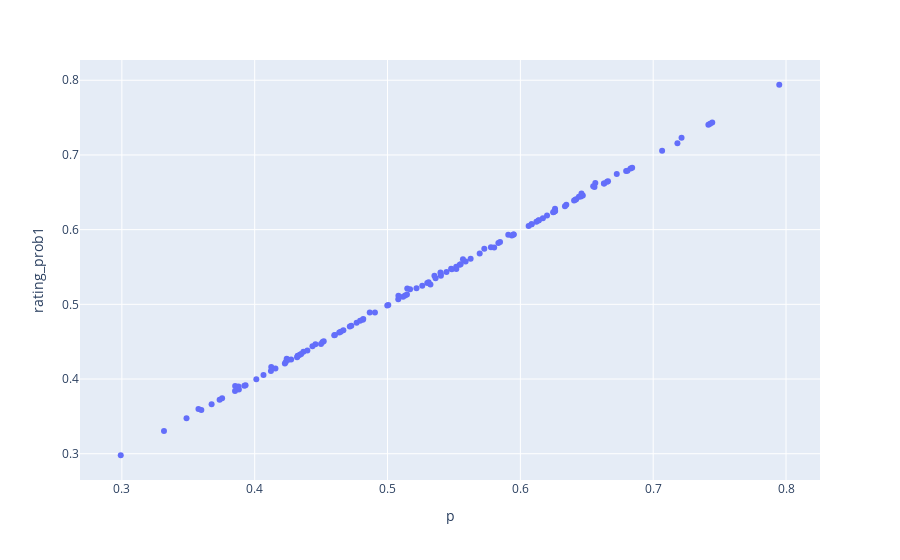

Notebook code cell kept with this figure:
### Code cell
p_from_diff(rating_diffs)
px.scatter((pd.concat([p_from_diff(rating_diffs+25).rename('p'), remain['rating_prob1']], axis=1)), x='p', y='rating_prob1')

### Figure 1 — Plotly figure (JSON) as saved in the notebook; plotly's stock layout.template omitted (floating-point values rounded to 4 significant figures; data arrays with more than 128 entries replaced by an {"elided": "..."} marker saying what was removed)
{"data": [{"hovertemplate": "p=%{x}<br>rating_prob1=%{y}<extra></extra>", "legendgroup": "", "marker": {"color": "#636efa", "symbol": "circle"}, "mode": "markers", "name": "", "orientation": "v", "showlegend": false, "type": "scatter", "x": {"elided": "380 float values"}, "xaxis": "x", "y": {"elided": "380 float values"}, "yaxis": "y"}], "layout": {"legend": {"tracegroupgap": 0}, "margin": {"t": 60}, "xaxis": {"anchor": "y", "domain": [0, 1], "title": {"text": "p"}}, "yaxis": {"anchor": "x", "domain": [0, 1], "title": {"text": "rating_prob1"}}}}
